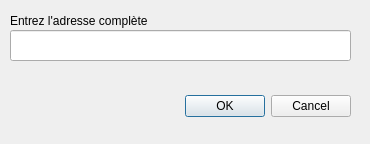
<?xml version="1.0" encoding="UTF-8"?>
<ui version="4.0">
 <class>AQGeocodageDialogBase</class>
 <widget class="QDialog" name="AQGeocodageDialogBase">
  <property name="geometry">
   <rect>
    <x>0</x>
    <y>0</y>
    <width>370</width>
    <height>144</height>
   </rect>
  </property>
  <property name="windowTitle">
   <string>Adresse Quebec Geocodage</string>
  </property>
  <widget class="QDialogButtonBox" name="button_box">
   <property name="geometry">
    <rect>
     <x>10</x>
     <y>90</y>
     <width>341</width>
     <height>32</height>
    </rect>
   </property>
   <property name="orientation">
    <enum>Qt::Horizontal</enum>
   </property>
   <property name="standardButtons">
    <set>QDialogButtonBox::Cancel|QDialogButtonBox::Ok</set>
   </property>
  </widget>
  <widget class="QLineEdit" name="lineEdit">
   <property name="geometry">
    <rect>
     <x>10</x>
     <y>30</y>
     <width>341</width>
     <height>31</height>
    </rect>
   </property>
  </widget>
  <widget class="QLabel" name="label">
   <property name="geometry">
    <rect>
     <x>10</x>
     <y>10</y>
     <width>321</width>
     <height>21</height>
    </rect>
   </property>
   <property name="text">
    <string>Entrez l'adresse complète</string>
   </property>
  </widget>
 </widget>
 <resources/>
 <connections>
  <connection>
   <sender>button_box</sender>
   <signal>accepted()</signal>
   <receiver>AQGeocodageDialogBase</receiver>
   <slot>accept()</slot>
   <hints>
    <hint type="sourcelabel">
     <x>20</x>
     <y>20</y>
    </hint>
    <hint type="destinationlabel">
     <x>20</x>
     <y>20</y>
    </hint>
   </hints>
  </connection>
  <connection>
   <sender>button_box</sender>
   <signal>rejected()</signal>
   <receiver>AQGeocodageDialogBase</receiver>
   <slot>reject()</slot>
   <hints>
    <hint type="sourcelabel">
     <x>20</x>
     <y>20</y>
    </hint>
    <hint type="destinationlabel">
     <x>20</x>
     <y>20</y>
    </hint>
   </hints>
  </connection>
 </connections>
</ui>
